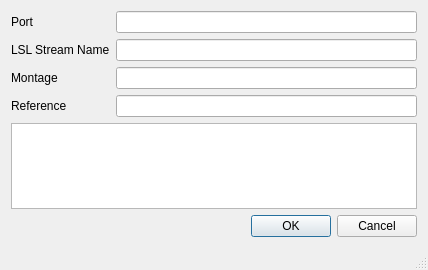
<?xml version="1.0" encoding="UTF-8"?>
<ui version="4.0">
 <class>MainWindow</class>
 <widget class="QMainWindow" name="MainWindow">
  <property name="geometry">
   <rect>
    <x>0</x>
    <y>0</y>
    <width>428</width>
    <height>270</height>
   </rect>
  </property>
  <property name="windowTitle">
   <string>DSI2LSL</string>
  </property>
  <widget class="QWidget" name="centralWidget">
   <layout class="QGridLayout" name="gridLayout">
    <item row="1" column="1">
     <widget class="QLabel" name="nameLabel">
      <property name="text">
       <string>LSL Stream Name</string>
      </property>
     </widget>
    </item>
    <item row="4" column="2">
     <widget class="QLineEdit" name="referenceLineEdit">
      <property name="toolTip">
       <string>&lt;html&gt;&lt;head/&gt;&lt;body&gt;&lt;p&gt;The name of sensor (or linear combination of sensors, without spaces) to be used as reference. Defaults to a &amp;quot;traditional&amp;quot; averaged-ears or averaged-mastoids reference if available, or the factory reference (typically Pz) if these sensors are not available.&lt;/p&gt;&lt;/body&gt;&lt;/html&gt;</string>
      </property>
     </widget>
    </item>
    <item row="0" column="2">
     <widget class="QLineEdit" name="portLineEdit">
      <property name="toolTip">
       <string>&lt;html&gt;&lt;head/&gt;&lt;body&gt;&lt;p&gt;Specifies the serial port address on which to connect (e.g. COM4 on Windows, /dev/cu.DSI24-023-BluetoothSeri on OSX, or /dev/rfcomm0 on Linux).&lt;/p&gt;&lt;/body&gt;&lt;/html&gt;</string>
      </property>
     </widget>
    </item>
    <item row="1" column="2">
     <widget class="QLineEdit" name="nameLineEdit">
      <property name="toolTip">
       <string>&lt;html&gt;&lt;head/&gt;&lt;body&gt;&lt;p&gt;Name of the LSL outlet that will be created to stream the samples received from the device.&lt;/p&gt;&lt;/body&gt;&lt;/html&gt;</string>
      </property>
     </widget>
    </item>
    <item row="2" column="1">
     <widget class="QLabel" name="montageLabel">
      <property name="text">
       <string>Montage</string>
      </property>
     </widget>
    </item>
    <item row="8" column="2">
     <widget class="QDialogButtonBox" name="buttonBox">
      <property name="toolTip">
       <string>&lt;html&gt;&lt;head/&gt;&lt;body&gt;&lt;p&gt;Start/Stop streaming.&lt;/p&gt;&lt;/body&gt;&lt;/html&gt;</string>
      </property>
      <property name="standardButtons">
       <set>QDialogButtonBox::Cancel|QDialogButtonBox::Ok</set>
      </property>
     </widget>
    </item>
    <item row="0" column="1">
     <widget class="QLabel" name="portLabel">
      <property name="text">
       <string>Port</string>
      </property>
     </widget>
    </item>
    <item row="2" column="2">
     <widget class="QLineEdit" name="montageLineEdit">
      <property name="toolTip">
       <string>&lt;html&gt;&lt;head/&gt;&lt;body&gt;&lt;p&gt;A list of channel specifications, comma-separated without spaces.&lt;/p&gt;&lt;/body&gt;&lt;/html&gt;</string>
      </property>
     </widget>
    </item>
    <item row="4" column="1">
     <widget class="QLabel" name="referenceLabel">
      <property name="text">
       <string>Reference</string>
      </property>
     </widget>
    </item>
    <item row="5" column="1" colspan="2">
     <widget class="QTextEdit" name="console">
      <property name="toolTip">
       <string>&lt;html&gt;&lt;head/&gt;&lt;body&gt;&lt;p&gt;Console output.&lt;/p&gt;&lt;/body&gt;&lt;/html&gt;</string>
      </property>
      <property name="lineWidth">
       <number>1</number>
      </property>
     </widget>
    </item>
   </layout>
  </widget>
  <widget class="QStatusBar" name="statusBar">
   <property name="layoutDirection">
    <enum>Qt::LeftToRight</enum>
   </property>
  </widget>
 </widget>
 <layoutdefault spacing="6" margin="11"/>
 <resources/>
 <connections/>
</ui>
